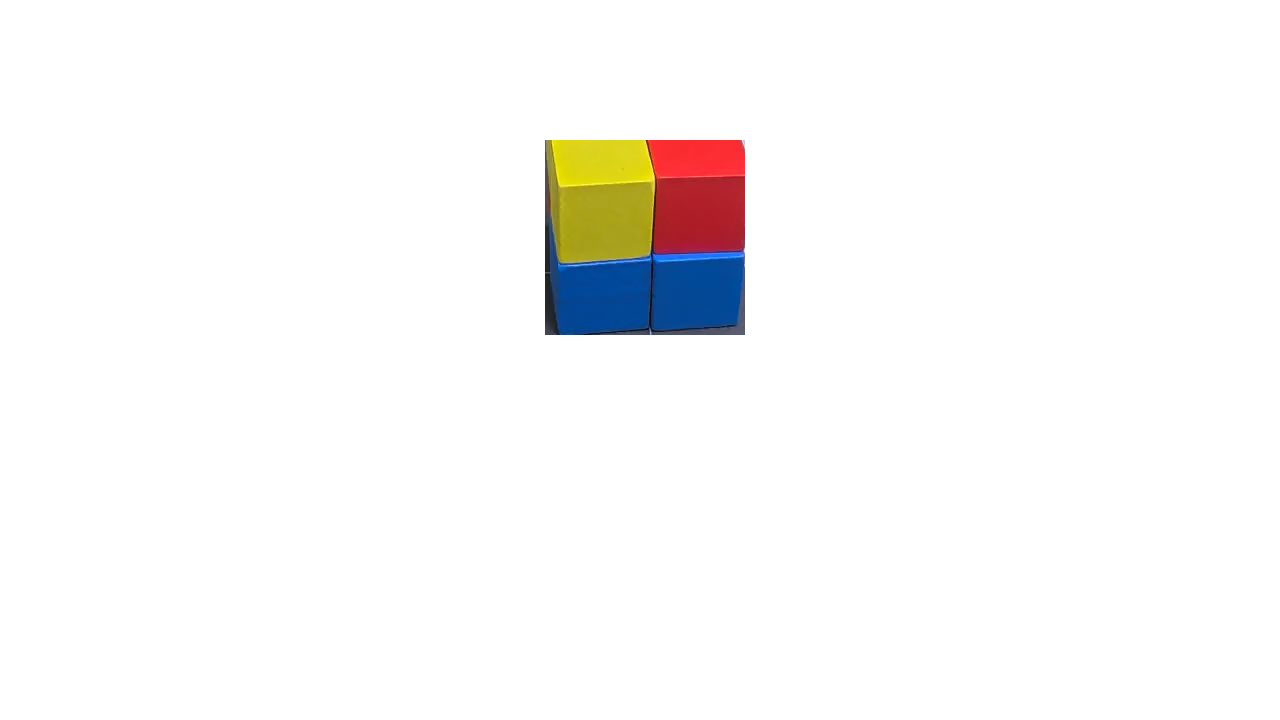
#> input picture Teamcoaching/Test2.png, 1280 x 720 px, given in place of media.amp?streamprofile=pren_profile_med, which was not available
$ jupyter execute --allow-errors Detection.ipynb   (text cells are left out)
#> lines starting #> are read from the running program, lines starting #| are printed output that depends on the picture; after the words box and inside, x2 and y2 are one past the last pixel; in counts of white or black regions, pixels touching at a corner belong together; pictures that were not available may be replaced by others from this repository, and a replacement may not be noted
[cell 1]
import cv2
import numpy as np
from datetime import datetime
import time
import matplotlib.pyplot as plt # für RaspberryPi Code entfernen


###### Quadrantenerkennung #####
__pos = {
        0:""
        }
def open_camera_profile(ip_address, username, password, profile, screenshotName): # Open the camera
#> called with ip_address = '147.88.48.131', username = 'pren', password = '463997', profile = 'pren_profile_med', screenshotName = 'Screenshot1'
    cap = cv2.VideoCapture('rtsp://' +
            username + ':' +
            password +
            '@' + ip_address + '/axis-media/media.amp' + '?streamprofile=' + profile)
    if cap is None or not cap.isOpened():
        print('Warning: unable to open video source: ', ip_address)
        return None
    lower_white = np.array([126 ,  170 , 107])
    upper_white = np.array([170 ,210, 144])

    lower_white_right = np.array([93, 143, 82])
    upper_white_right = np.array([180, 220, 160])
    while True:
        ret, frame = cap.read()
#> frame is the input picture: shape (720, 1280, 3); mean B, G, R 247.6, 248.3, 249.2
        hsv = cv2.cvtColor(frame, cv2.COLOR_RGB2HSV)
#> hsv: shape (720, 1280, 3); mean H, S, V 2.9, 9, 251.4

        # Bottom bottom left
        cv2.rectangle(frame, (570,450), (610, 490), (0,255,0), 3)
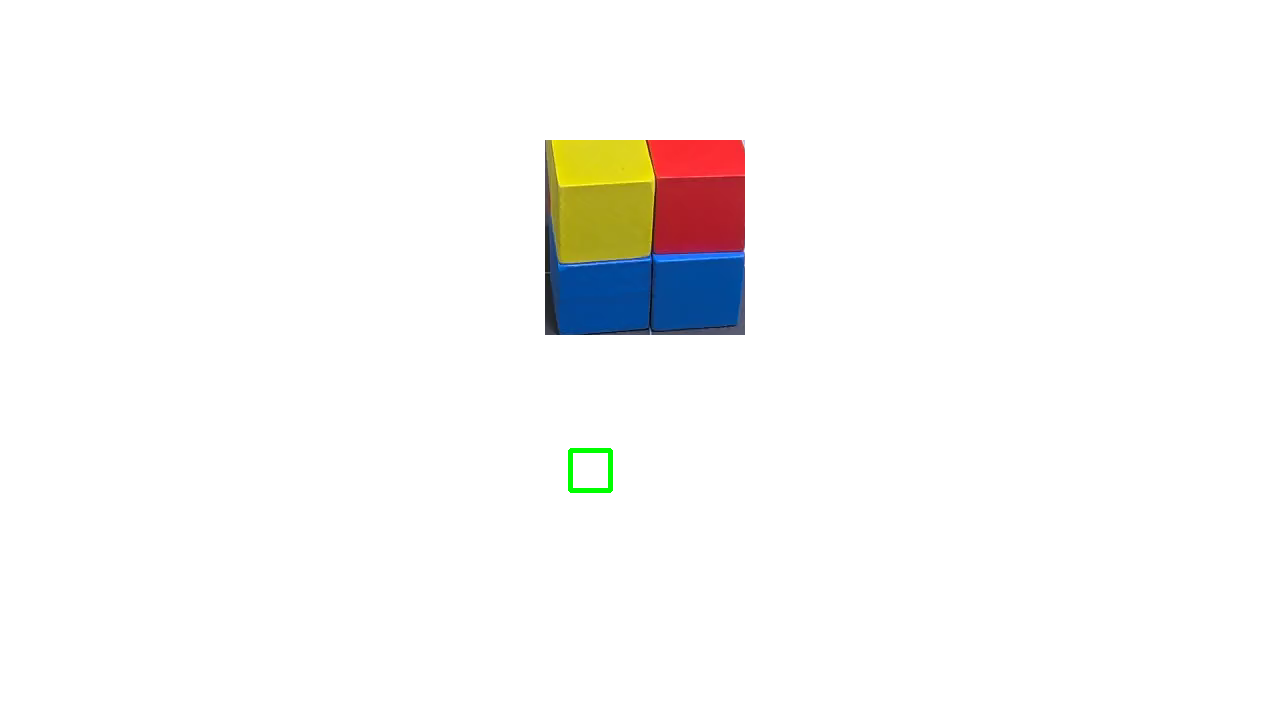
#> frame: shape (720, 1280, 3); 0.09% of pixels changed, all inside (x1, y1, x2, y2) = (568, 448, 613, 493)
        roi_bot_bot_left = frame[450:490, 570:610]
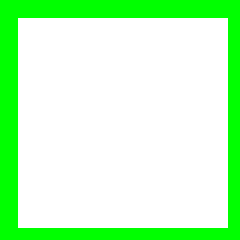
#> roi_bot_bot_left: shape (40, 40, 3) (shown 6 times larger); mean B, G, R 195.2, 255, 195.2
        average_color_bot_bot_left = np.mean(roi_bot_bot_left, axis=(0 ,1))
#> average_color_bot_bot_left = [195.2, 255, 195.2]

        # Bottom middle left
        cv2.rectangle(frame, (470,350), (510, 390), (0,255,0), 3)
        roi_bot_mid_left = frame[350:390, 470:510]
        average_color_bot_mid_left = np.mean(roi_bot_mid_left, axis=(0 ,1))
#> average_color_bot_mid_left = [195.2, 255, 195.2]

        # Bottom left left
        cv2.rectangle(frame, (370,265), (410, 305), (0,255,0), 3)
        roi_bot_left_left = frame[265:305, 370:410]
        average_color_bot_left_left = np.mean(roi_bot_left_left, axis=(0 ,1))
#> average_color_bot_left_left = [195.2, 255, 195.2]


        # Bottom bottom right
        cv2.rectangle(frame, (640,450), (680, 490), (0,255,0), 3)
        roi_bot_bot_right = frame[450:490, 640:680]
        average_color_bot_bot_right = np.mean(roi_bot_bot_right, axis=(0 ,1))
#> average_color_bot_bot_right = [195.2, 255, 195.2]

        # Bottom middle right
        cv2.rectangle(frame, (750,350), (790, 390), (0,255,0), 3)
        roi_bot_mid_right = frame[350:390, 750:790]
        average_color_bot_mid_right = np.mean(roi_bot_mid_right, axis=(0 ,1))
#> average_color_bot_mid_right = [195.2, 255, 195.2]

        # Bottom right right
        cv2.rectangle(frame, (850,275), (890, 315), (0,255,0), 3)
        roi_bot_right_right = frame[275:315, 850:890]
        average_color_bot_right_right = np.mean(roi_bot_right_right, axis=(0 ,1))
#> average_color_bot_right_right = [195.2, 255, 195.2]


        # Top middle left
        cv2.rectangle(frame, (480,150), (520, 190), (0,255,0), 3)
        roi_top_mid_left = frame[150:190, 480:520]
        average_color_top_mid_left = np.mean(roi_top_mid_left, axis=(0 ,1))
#> average_color_top_mid_left = [195.2, 255, 195.2]

        # Top left left
        cv2.rectangle(frame, (370,215), (410, 255), (0,255,0), 3)
        roi_top_left_left = frame[215:255, 370:410]
        average_color_top_left_left = np.mean(roi_top_left_left, axis=(0 ,1))
#> average_color_top_left_left = [195.2, 255, 195.2]


        # Top middle right
        cv2.rectangle(frame, (750,150), (790, 190), (0,255,0), 3)
        roi_top_mid_right = frame[150:190, 750:790]
        average_color_top_mid_right = np.mean(roi_top_mid_right, axis=(0 ,1))
#> average_color_top_mid_right = [195.2, 255, 195.2]

        # Top right right
        cv2.rectangle(frame, (850,225), (890, 265), (0,255,0), 3)
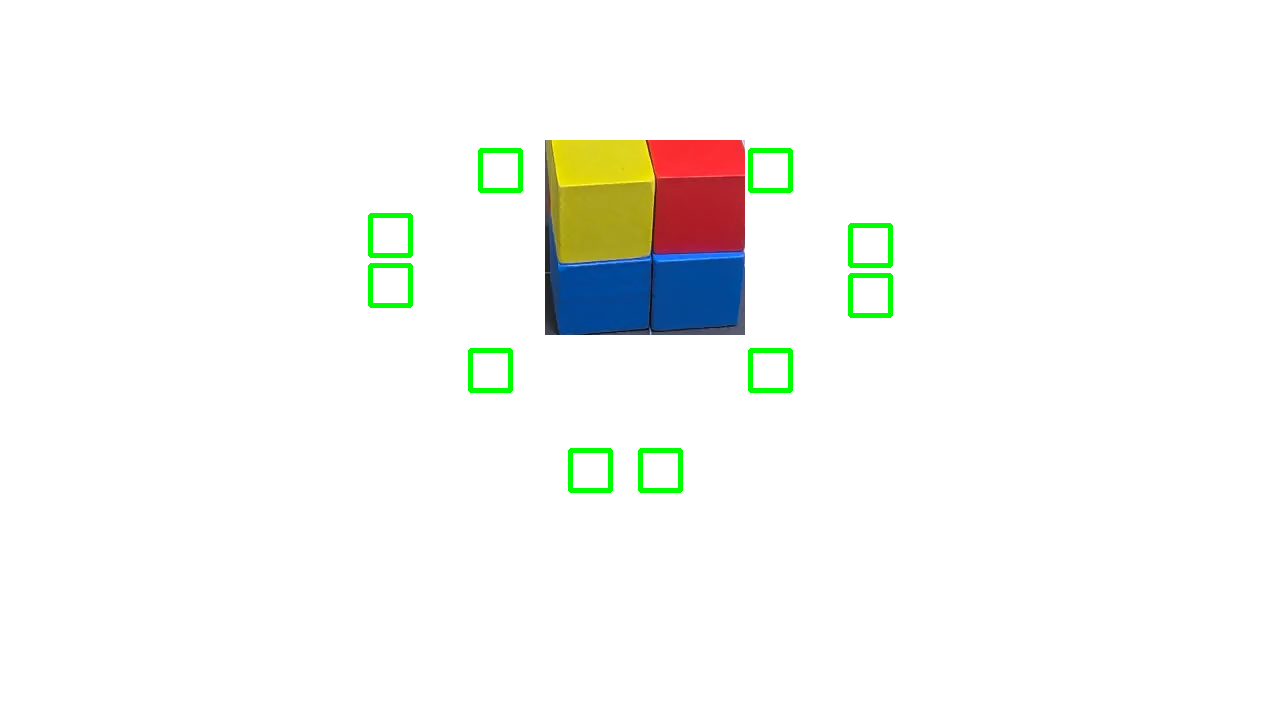
#> frame: shape (720, 1280, 3); mean B, G, R 245.4, 248.3, 247
        roi_top_right_right = frame[225:265, 850:890]
        average_color_top_right_right = np.mean(roi_top_right_right, axis=(0 ,1))
#> average_color_top_right_right = [195.2, 255, 195.2]


        if(average_color_bot_bot_left >= lower_white).all() and (average_color_bot_bot_left <= upper_white).all() and (average_color_bot_mid_left >= lower_white).all() and (average_color_bot_mid_left <= upper_white).all() and (average_color_bot_left_left >= lower_white).all() and (average_color_bot_left_left <= upper_white).all():
            cap.release()
            __pos[0] = 1
            cv2.imwrite(screenshotName + ".png", frame)
            return True

        if(average_color_bot_bot_right >= lower_white_right).all() and (average_color_bot_bot_right <= upper_white_right).all() and (average_color_bot_mid_right >= lower_white_right).all() and (average_color_bot_mid_right <= upper_white_right).all() and (average_color_bot_right_right >= lower_white_right).all() and (average_color_bot_right_right <= upper_white_right).all():
            cap.release()
            __pos[0] = 2
            cv2.imwrite(screenshotName + ".png", frame)
            return True

        if(average_color_top_left_left >= lower_white).all() and (average_color_top_left_left <= upper_white).all() and (average_color_top_mid_left >= lower_white).all() and (average_color_top_mid_left <= upper_white).all() and (average_color_bot_left_left <= lower_white).all():
            cap.release()
            __pos[0] = 3
            cv2.imwrite(screenshotName + ".png", frame)
            return True

        if(average_color_top_right_right >= lower_white).all() and (average_color_top_right_right <= upper_white).all() and (average_color_top_mid_right >= lower_white).all() and (average_color_top_mid_right <= upper_white).all():
            cap.release()
            cv2.imwrite(screenshotName + ".png", frame)
            __pos[0] = 4
            return True


        # Zur Entwicklung: Frame anzeigen
        cv2.imshow('frame',frame)

        if not ret:
            print('Warning: unable to read next frame')
            break

        if cv2.waitKey(1) & 0xFF == ord('q'):
#> (key q is pressed here)
            break

    cap.release()
        #cv2.destroyAllWindows()

def writeScreenshot(ip_address, username, password, profile, screenshotName):
    # Open the camera
    cap = cv2.VideoCapture('rtsp://' +
                            username + ':' +
                            password +
                            '@' + ip_address + '/axis-media/media.amp' + '?streamprofile=' + profile)
    if cap is None or not cap.isOpened():
        print('Warning: unable to open video source: ', ip_address)
        return None
    ret, frame = cap.read()


    cv2.imwrite(screenshotName + ".png", frame)
    cv2.destroyAllWindows()
    print(str(screenshotName) + ".png erstellt.")

def getPosPlate():
    return __pos[0]


###### Farbfilter #####
# [34 lines left out: function colorfilter, not called in this run]

###### Farbereknnung #####
__cube = {
        1:"",
        2:"",
        3:"",
        4:"",
        5:"",
        6:"",
        7:"",
        8:""
}

# [124 lines left out: function getColors, not called in this run]


while(True):
    open_camera_profile('147.88.48.131', 'pren', '463997','pren_profile_med', 'Screenshot1')
    print("now")

    #colorfilter("Screenshot1.png", "ColorFilter1.png")
    #getColors(1, 'Screenshot1.png')
    time.sleep(5.8)
    print("now")
    writeScreenshot('147.88.48.131', 'pren', '463997','pren_profile_med', 'Screenshot2')
    #colorfilter("Screenshot2.png", "ColorFilter2.png")
    #getColors(2, 'Screenshot2.png')
    time.sleep(1.5)
    writeScreenshot('147.88.48.131', 'pren', '463997','pren_profile_med', 'Screenshot3')
    # [4 lines of commented-out code are left out]
    break
